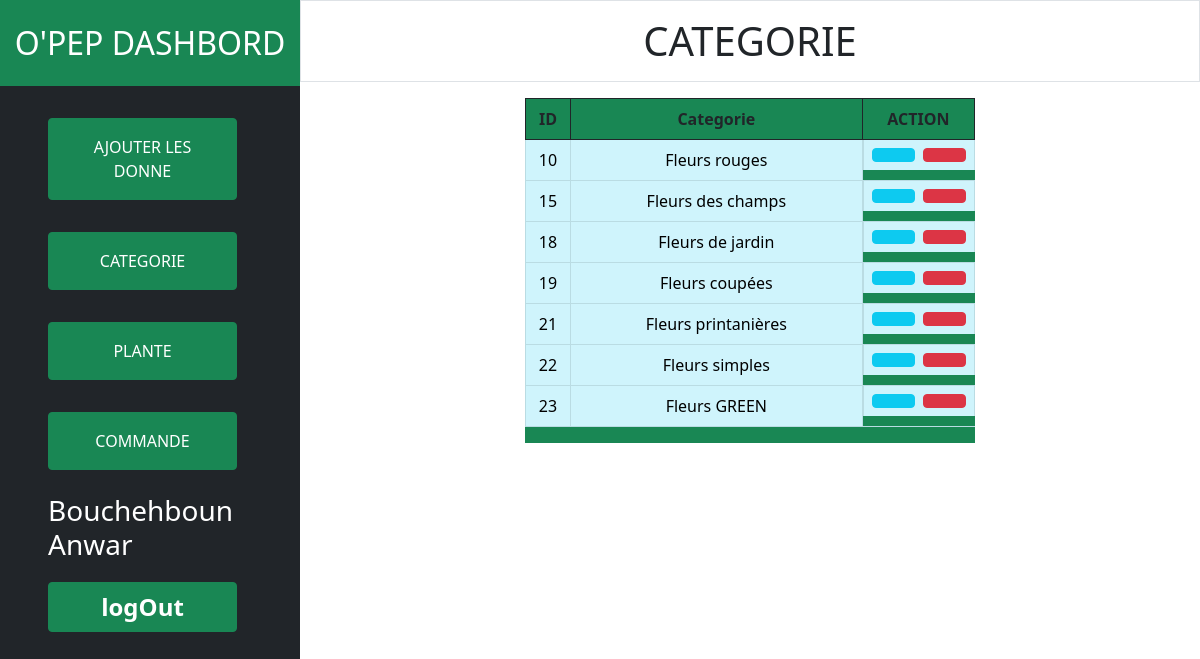
Screenshot of /assest/categorie.php (signed in) with the database file from the repository.
### assest/categorie.php (the view, shortened to what this page needs)
<?php
include 'cnx.php';
include "./sidbar.php";
    $sql = "SELECT * FROM catégorie order by id_cat Asc ";
    $req = mysqli_query($cnx, $sql);
?>
<div class=" ">
      <h2 class="text-center border border-bottom-50 py-3 fs-1">CATEGORIE </h2>
      <div class="d-flex  w-100 mx-auto   justify-content-evenly  py-2   ">
        <div class="table-responsive bg-success   h-50" style="width: 50%;">
              <table class="table text-center table-hover table-bordered   border-dark" >
                  <thead>
                  <tr>
                  <th class="" style="width: 10%;">ID</th>
                  <th class="">Categorie</th>
                  <th class="w-25">ACTION</th>
                  </tr>
                  </thead>
                  <tbody>
                      <?php
                   while ($row = mysqli_fetch_assoc($req)) {
                      ?>
                          <tr class="table-info">
                              <td ><?php echo $row['id_cat']; ?></td>
                              <td><?php echo $row['nomcat']; ?></td>
                              <td class="d-flex gap-2">
                              <button class="w-50 btn text-white btn-block btn-info">
                                  </button>
                                    <button class="w-50 btn text-white btn-block btn-danger">
                                    </button>
                          </td>
                          </tr>
                      <?php
                      }
                      ?>
              </tbody>
             </table>
          </div>
     </div>
</div>
 <?php include './footer.php' ?>

### assest/sidbar.php (shortened to what this page needs)
<?php
$msg = '';
if (isset($_SESSION['prenom_admin']) && isset($_SESSION['nom'])) {
       $msg = $_SESSION['prenom_admin'] . ' ' . $_SESSION['nom'];
}
else{
       header('Location: login.php');
       exit();
}
?>
<!DOCTYPE html>
<html lang="en">
<head>
       <link href="https://cdn.jsdelivr.net/npm/bootstrap@5.0.2/dist/css/bootstrap.min.css" rel="stylesheet">
</head>
<body>
       <section class="w-100  d-flex" style="height: 100vh;">
              <div class="left w-25 bg-dark  h-100">
                     <form action="" class="w-100" method="post">
                            <h2 class="text-white bg-success  py-4 text-center">O'PEP DASHBORD</h2>
                            <div class=" ps-5">
                                   <div class=" pt-2 w-100  my-4">
                                          <a href="./addCat.php" class=" btn text-white w-75 btn-success p-3  btn-block">
                                                 AJOUTER LES DONNE </a>
                                   </div>
                                   <div class="  pt-2 w-100  my-4">
                                          <a href="./categorie.php" class="btn text-white w-75 btn-success p-3 btn-block" name="CATEGORIE">CATEGORIE</a>
                                   </div>
                                   <div class="  pt-2 w-100  my-4">
                                          <a href="./plant.php" class="btn text-white w-75 btn-success  p-3 btn-block" name="PLANTE">PLANTE</a>
                                   </div>
                                   <div class="  pt-2 w-100  my-4">
                                          <a href="./commande.php" class=" btn text-white w-75 btn-success p-3 btn-block" name="COMMANDE">COMMANDE</a>
                                   </div>
                                   <div class="   w-100  my-3">
                                          <h3 class="text-white "><?php echo $msg ?></h3>
                                   </div>
                                   <div class="   w-100   ">
                                          <button type="submit" class="btn btn-success w-75 mt-1  btn-block fs-4 fw-bold" name="logOut">logOut</button>
                                   </div>
                            </div>
                     </form>
              </div>
              <div class=" w-75 ">

### assest/footer.php (shortened to what this page needs)
 </div>
</section>
</body>
</html>

### rows the page displays
catégorie: id_cat "10", nomcat "Fleurs rouges"
catégorie: id_cat "15", nomcat "Fleurs des champs"
catégorie: id_cat "18", nomcat "Fleurs de jardin"
catégorie: id_cat "19", nomcat "Fleurs coupées"
catégorie: id_cat "21", nomcat "Fleurs printanières"
catégorie: id_cat "22", nomcat "Fleurs simples"
catégorie: id_cat "23", nomcat "Fleurs GREEN"

### other values shown
$msg "Bouchehboun Anwar"
